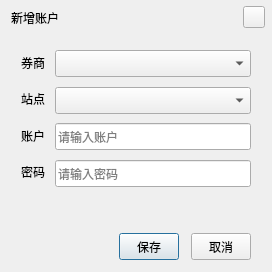
<?xml version='1.0' encoding='utf-8'?>
<ui version="4.0">
	<class>CTradeAccountLoginDialog</class>
	<widget class="QDialog" name="CTradeAccountLoginDialog">
		<property name="windowTitle">
			<string>新增账户</string>
		</property>
		<layout class="QVBoxLayout" name="rootLayout">
			<property name="leftMargin">
				<number>1</number>
			</property>
			<property name="topMargin">
				<number>1</number>
			</property>
			<property name="rightMargin">
				<number>1</number>
			</property>
			<property name="bottomMargin">
				<number>1</number>
			</property>
			<property name="spacing">
				<number>0</number>
			</property>
			<item>
				<widget class="QFrame" name="titleFrame">
					<property name="minimumSize">
						<size>
							<width>0</width>
							<height>33</height>
						</size>
					</property>
					<property name="maximumSize">
						<size>
							<width>16777215</width>
							<height>33</height>
						</size>
					</property>
					<layout class="QHBoxLayout" name="titleLayout">
						<property name="leftMargin">
							<number>10</number>
						</property>
						<property name="topMargin">
							<number>0</number>
						</property>
						<property name="rightMargin">
							<number>6</number>
						</property>
						<property name="bottomMargin">
							<number>0</number>
						</property>
						<item>
							<widget class="QLabel" name="titleLabel">
								<property name="text">
									<string>新增账户</string>
								</property>
							</widget>
						</item>
						<item>
							<widget class="QPushButton" name="closeButton">
								<property name="accessibleName">
									<string>关闭</string>
								</property>
								<property name="toolTip">
									<string>关闭</string>
								</property>
								<property name="autoDefault">
									<bool>false</bool>
								</property>
								<property name="minimumSize">
									<size>
										<width>22</width>
										<height>22</height>
									</size>
								</property>
								<property name="maximumSize">
									<size>
										<width>22</width>
										<height>22</height>
									</size>
								</property>
							</widget>
						</item>
					</layout>
				</widget>
			</item>
			<item>
				<widget class="QWidget" name="formBody">
					<layout class="QVBoxLayout" name="bodyLayout">
						<property name="leftMargin">
							<number>20</number>
						</property>
						<property name="topMargin">
							<number>16</number>
						</property>
						<property name="rightMargin">
							<number>20</number>
						</property>
						<property name="bottomMargin">
							<number>8</number>
						</property>
						<property name="spacing">
							<number>8</number>
						</property>
						<item>
							<layout class="QGridLayout" name="formLayout">
								<item row="0" column="0">
									<widget class="QLabel" name="brokerComboLabel">
										<property name="text">
											<string>券商</string>
										</property>
										<property name="alignment">
											<set>Qt::AlignLeft|Qt::AlignVCenter</set>
										</property>
									</widget>
								</item>
								<item row="0" column="1">
									<widget class="QComboBox" name="brokerCombo">
										<property name="placeholderText">
											<string>请选择券商</string>
										</property>
										<property name="minimumSize">
											<size>
												<width>0</width>
												<height>27</height>
											</size>
										</property>
										<property name="maximumSize">
											<size>
												<width>16777215</width>
												<height>27</height>
											</size>
										</property>
									</widget>
								</item>
								<item row="1" column="0">
									<widget class="QLabel" name="siteComboLabel">
										<property name="text">
											<string>站点</string>
										</property>
										<property name="alignment">
											<set>Qt::AlignLeft|Qt::AlignVCenter</set>
										</property>
									</widget>
								</item>
								<item row="1" column="1">
									<widget class="QComboBox" name="siteCombo">
										<property name="placeholderText">
											<string>请选择站点</string>
										</property>
										<property name="minimumSize">
											<size>
												<width>0</width>
												<height>27</height>
											</size>
										</property>
										<property name="maximumSize">
											<size>
												<width>16777215</width>
												<height>27</height>
											</size>
										</property>
									</widget>
								</item>
								<item row="2" column="0">
									<widget class="QLabel" name="accountEditLabel">
										<property name="text">
											<string>账户</string>
										</property>
										<property name="alignment">
											<set>Qt::AlignLeft|Qt::AlignVCenter</set>
										</property>
									</widget>
								</item>
								<item row="2" column="1">
									<widget class="QLineEdit" name="accountEdit">
										<property name="placeholderText">
											<string>请输入账户</string>
										</property>
										<property name="maxLength">
											<number>128</number>
										</property>
										<property name="minimumSize">
											<size>
												<width>0</width>
												<height>27</height>
											</size>
										</property>
										<property name="maximumSize">
											<size>
												<width>16777215</width>
												<height>27</height>
											</size>
										</property>
									</widget>
								</item>
								<item row="3" column="0">
									<widget class="QLabel" name="passwordEditLabel">
										<property name="text">
											<string>密码</string>
										</property>
										<property name="alignment">
											<set>Qt::AlignLeft|Qt::AlignVCenter</set>
										</property>
									</widget>
								</item>
								<item row="3" column="1">
									<widget class="QLineEdit" name="passwordEdit">
										<property name="placeholderText">
											<string>请输入密码</string>
										</property>
										<property name="maxLength">
											<number>128</number>
										</property>
										<property name="echoMode">
											<enum>QLineEdit::Password</enum>
										</property>
										<property name="minimumSize">
											<size>
												<width>0</width>
												<height>27</height>
											</size>
										</property>
										<property name="maximumSize">
											<size>
												<width>16777215</width>
												<height>27</height>
											</size>
										</property>
									</widget>
								</item>
								<property name="verticalSpacing">
									<number>12</number>
								</property>
								<property name="horizontalSpacing">
									<number>10</number>
								</property>
							</layout>
						</item>
						<item>
							<widget class="QLabel" name="errorLabel">
								<property name="text">
									<string />
								</property>
								<property name="wordWrap">
									<bool>true</bool>
								</property>
								<property name="minimumSize">
									<size>
										<width>0</width>
										<height>20</height>
									</size>
								</property>
								<property name="visible">
									<bool>false</bool>
								</property>
							</widget>
						</item>
					</layout>
				</widget>
			</item>
			<item>
				<widget class="QFrame" name="divider">
					<property name="frameShape">
						<enum>QFrame::NoFrame</enum>
					</property>
					<property name="minimumSize">
						<size>
							<width>0</width>
							<height>1</height>
						</size>
					</property>
					<property name="maximumSize">
						<size>
							<width>16777215</width>
							<height>1</height>
						</size>
					</property>
				</widget>
			</item>
			<item>
				<widget class="QWidget" name="footer">
					<layout class="QVBoxLayout" name="footerLayout">
						<property name="leftMargin">
							<number>20</number>
						</property>
						<property name="topMargin">
							<number>12</number>
						</property>
						<property name="rightMargin">
							<number>20</number>
						</property>
						<property name="bottomMargin">
							<number>11</number>
						</property>
						<item>
							<layout class="QHBoxLayout" name="buttonLayout">
								<property name="spacing">
									<number>12</number>
								</property>
								<item>
									<spacer name="buttonSpacer">
										<property name="orientation">
											<enum>Qt::Horizontal</enum>
										</property>
										<property name="sizeHint" stdset="0">
											<size>
												<width>40</width>
												<height>20</height>
											</size>
										</property>
									</spacer>
								</item>
								<item>
									<widget class="QPushButton" name="loginButton">
										<property name="text">
											<string>保存</string>
										</property>
										<property name="default">
											<bool>true</bool>
										</property>
										<property name="minimumSize">
											<size>
												<width>60</width>
												<height>27</height>
											</size>
										</property>
										<property name="maximumSize">
											<size>
												<width>60</width>
												<height>27</height>
											</size>
										</property>
									</widget>
								</item>
								<item>
									<widget class="QPushButton" name="cancelButton">
										<property name="text">
											<string>取消</string>
										</property>
										<property name="minimumSize">
											<size>
												<width>60</width>
												<height>27</height>
											</size>
										</property>
										<property name="maximumSize">
											<size>
												<width>60</width>
												<height>27</height>
											</size>
										</property>
									</widget>
								</item>
							</layout>
						</item>
					</layout>
					<property name="minimumSize">
						<size>
							<width>0</width>
							<height>50</height>
						</size>
					</property>
					<property name="maximumSize">
						<size>
							<width>16777215</width>
							<height>50</height>
						</size>
					</property>
				</widget>
			</item>
		</layout>
		<property name="minimumSize">
			<size>
				<width>272</width>
				<height>272</height>
			</size>
		</property>
		<property name="maximumSize">
			<size>
				<width>272</width>
				<height>272</height>
			</size>
		</property>
		<property name="sizeGripEnabled">
			<bool>false</bool>
		</property>
	</widget>
	<tabstops>
		<tabstop>brokerCombo</tabstop>
		<tabstop>siteCombo</tabstop>
		<tabstop>accountEdit</tabstop>
		<tabstop>passwordEdit</tabstop>
		<tabstop>loginButton</tabstop>
		<tabstop>cancelButton</tabstop>
	</tabstops>
	<resources />
	<connections />
</ui>
